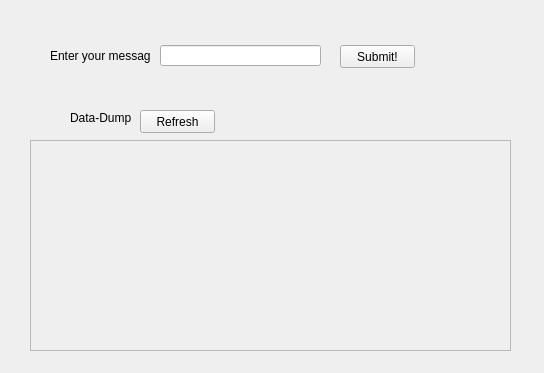
<?xml version="1.0" encoding="UTF-8"?>
<ui version="4.0">
 <class>TimeStackServer</class>
 <widget class="QMainWindow" name="TimeStackServer">
  <property name="geometry">
   <rect>
    <x>0</x>
    <y>0</y>
    <width>544</width>
    <height>373</height>
   </rect>
  </property>
  <property name="windowTitle">
   <string>Time Stack Server</string>
  </property>
  <widget class="QWidget" name="centralwidget">
   <widget class="QLineEdit" name="message_field">
    <property name="geometry">
     <rect>
      <x>160</x>
      <y>45</y>
      <width>161</width>
      <height>21</height>
     </rect>
    </property>
   </widget>
   <widget class="QPushButton" name="submit_btn">
    <property name="geometry">
     <rect>
      <x>340</x>
      <y>45</y>
      <width>75</width>
      <height>23</height>
     </rect>
    </property>
    <property name="text">
     <string>Submit!</string>
    </property>
   </widget>
   <widget class="QLabel" name="data_dump_label">
    <property name="geometry">
     <rect>
      <x>70</x>
      <y>110</y>
      <width>81</width>
      <height>16</height>
     </rect>
    </property>
    <property name="text">
     <string>Data-Dump</string>
    </property>
   </widget>
   <widget class="QScrollArea" name="scrollArea">
    <property name="geometry">
     <rect>
      <x>30</x>
      <y>140</y>
      <width>481</width>
      <height>211</height>
     </rect>
    </property>
    <property name="widgetResizable">
     <bool>true</bool>
    </property>
    <widget class="QWidget" name="scrollAreaWidgetContents">
     <property name="geometry">
      <rect>
       <x>0</x>
       <y>0</y>
       <width>479</width>
       <height>209</height>
      </rect>
     </property>
     <layout class="QVBoxLayout" name="verticalLayout">
      <item>
       <widget class="QLabel" name="response_label">
        <property name="text">
         <string/>
        </property>
       </widget>
      </item>
     </layout>
    </widget>
   </widget>
   <widget class="QLabel" name="message_label">
    <property name="geometry">
     <rect>
      <x>50</x>
      <y>40</y>
      <width>101</width>
      <height>31</height>
     </rect>
    </property>
    <property name="text">
     <string>Enter your message</string>
    </property>
   </widget>
   <widget class="QPushButton" name="refresh_btn">
    <property name="geometry">
     <rect>
      <x>140</x>
      <y>110</y>
      <width>75</width>
      <height>23</height>
     </rect>
    </property>
    <property name="text">
     <string>Refresh</string>
    </property>
   </widget>
  </widget>
 </widget>
 <resources/>
 <connections/>
</ui>
